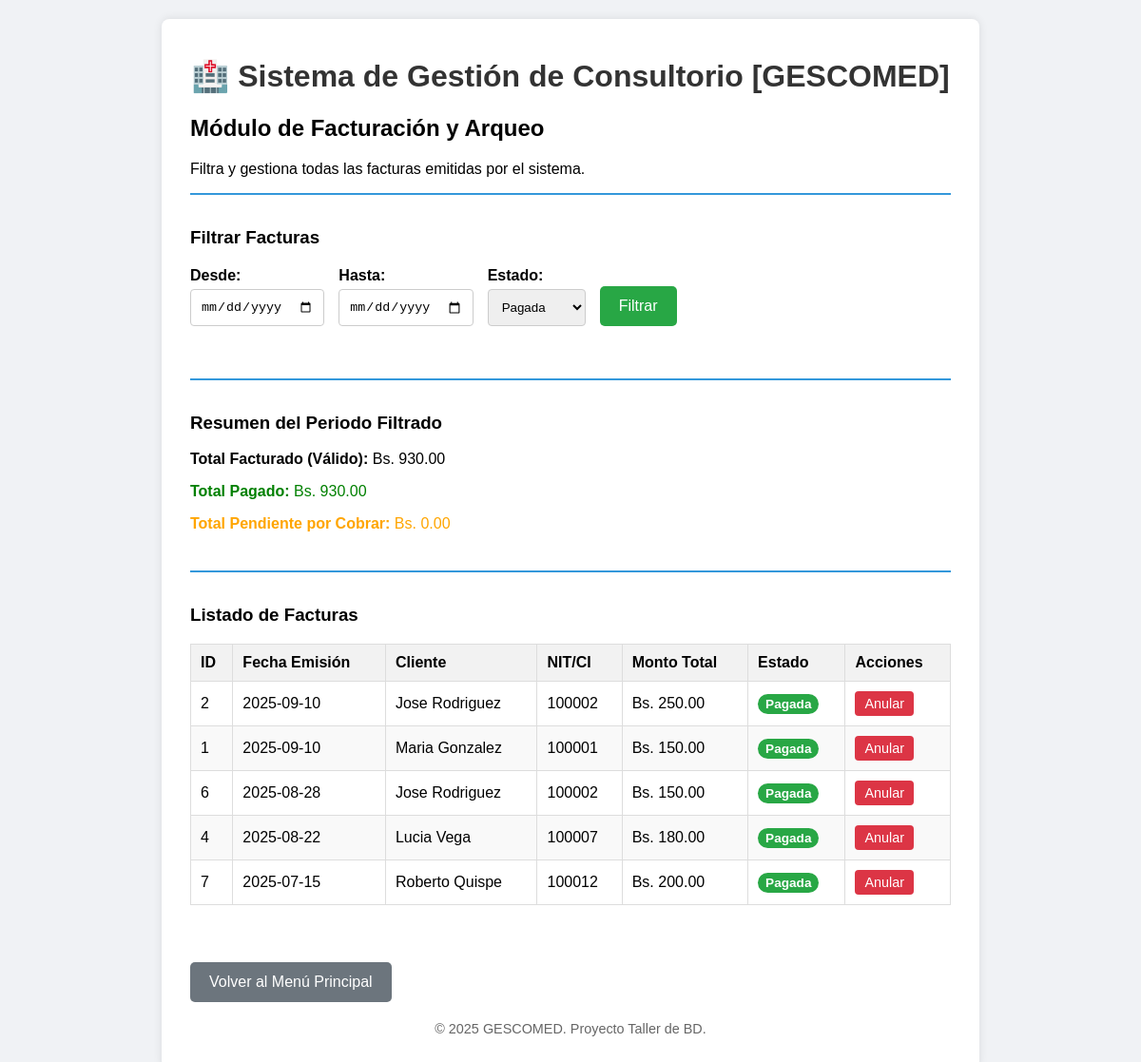
Page /app_php/facturacion.php?estado_filtro=pagada on the committed database.
### tables this page shows
CREATE TABLE `factura` (
  `id_factura` int(11) NOT NULL,
  `id_cita` int(11) NOT NULL,
  `nro_factura` int(11) DEFAULT NULL,
  `nit_cliente` varchar(20) NOT NULL,
  `razon_social_cliente` varchar(255) NOT NULL,
  `nro_autorizacion` varchar(50) DEFAULT NULL,
  `codigo_control` varchar(50) DEFAULT NULL,
  `monto_total` decimal(10,2) NOT NULL,
  `monto_base_iva` decimal(10,2) NOT NULL,
  `iva_13` decimal(10,2) NOT NULL,
  `it_3` decimal(10,2) NOT NULL,
  `estado_pago` enum('pendiente','pagada','anulada') DEFAULT 'pendiente',
  `fecha_emision` date NOT NULL,
  `fecha_pago` datetime DEFAULT NULL
);

### app_php/facturacion.php (the view, shortened to what this page needs)
<?php
require_once 'includes/db_connection.php';
try {
    $fecha_inicio = $_GET['fecha_inicio'] ?? '';
    $fecha_fin = $_GET['fecha_fin'] ?? '';
    $estado_filtro = $_GET['estado_filtro'] ?? 'todos';
    $sql_base = "SELECT f.*, CONCAT(p.nombre, ' ', p.apellido) AS paciente_nombre
                 FROM factura f
                 JOIN cita c ON f.id_cita = c.id_cita
                 JOIN paciente p ON c.id_paciente = p.id_paciente";
    $params = [];
    $where_clauses = [];
    if ($estado_filtro !== 'todos' && !empty($estado_filtro)) {
        $where_clauses[] = "f.estado_pago = ?";
        $params[] = $estado_filtro;
    }
    if (!empty($where_clauses)) {
        $sql_base .= " WHERE " . implode(' AND ', $where_clauses);
    }
    $sql_base .= " ORDER BY f.fecha_emision DESC, f.id_factura DESC";
    $stmt = $pdo->prepare($sql_base);
    $stmt->execute($params);
    $facturas = $stmt->fetchAll();
    $total_facturado = 0;
    $total_pagado = 0;
    $total_pendiente = 0;
    foreach ($facturas as $factura) {
        if ($factura['estado_pago'] !== 'anulada') {
            $total_facturado += $factura['monto_total'];
            if ($factura['estado_pago'] === 'pagada') {
                $total_pagado += $factura['monto_total'];
            } else {
                $total_pendiente += $factura['monto_total'];
            }
        }
    }
} catch (PDOException $e) {
    $error_message = "Error al cargar las facturas: " . $e->getMessage();
    $facturas = [];
}
?>
<?php include 'includes/header.php'; ?>
<h2>Módulo de Facturación y Arqueo</h2>
<p>Filtra y gestiona todas las facturas emitidas por el sistema.</p>
<div class="report-container">
    <h3>Filtrar Facturas</h3>
    <form method="GET" class="data-form">
        <div style="display: flex; gap: 15px; align-items: flex-end;">
            <div class="form-group"><label for="fecha_inicio">Desde:</label><input type="date" name="fecha_inicio" value="<?php echo htmlspecialchars($fecha_inicio); ?>"></div>
            <div class="form-group"><label for="fecha_fin">Hasta:</label><input type="date" name="fecha_fin" value="<?php echo htmlspecialchars($fecha_fin); ?>"></div>
            <div class="form-group">
                <label for="estado_filtro">Estado:</label>
                <select name="estado_filtro">
                    <option value="pagada" <?php if($estado_filtro == 'pagada') echo 'selected'; ?>>Pagada</option>
                </select>
            </div>
            <div class="form-group"><button type="submit" class="btn">Filtrar</button></div>
        </div>
    </form>
</div>
<div class="report-container">
    <h3>Resumen del Periodo Filtrado</h3>
    <p><strong>Total Facturado (Válido):</strong> Bs. <?php echo number_format($total_facturado, 2); ?></p>
    <p style="color: green;"><strong>Total Pagado:</strong> Bs. <?php echo number_format($total_pagado, 2); ?></p>
    <p style="color: orange;"><strong>Total Pendiente por Cobrar:</strong> Bs. <?php echo number_format($total_pendiente, 2); ?></p>
</div>
<div class="report-container">
    <h3>Listado de Facturas</h3>
    <table class="report-table">
        <thead>
            <tr>
                <th>ID</th>
                <th>Fecha Emisión</th>
                <th>Cliente</th>
                <th>NIT/CI</th>
                <th>Monto Total</th>
                <th>Estado</th>
                <th>Acciones</th>
            </tr>
        </thead>
        <tbody>
            <?php if (count($facturas) > 0): ?>
                <?php foreach ($facturas as $factura): ?>
                    <tr>
                        <td><?php echo htmlspecialchars($factura['id_factura']); ?></td>
                        <td><?php echo htmlspecialchars($factura['fecha_emision']); ?></td>
                        <td><?php echo htmlspecialchars($factura['razon_social_cliente']); ?></td>
                        <td><?php echo htmlspecialchars($factura['nit_cliente']); ?></td>
                        <td>Bs. <?php echo htmlspecialchars(number_format($factura['monto_total'], 2)); ?></td>
                        <td>
                            <span class="status-badge status-<?php echo htmlspecialchars($factura['estado_pago']); ?>">
                                <?php echo htmlspecialchars(ucfirst($factura['estado_pago'])); ?>
                            </span>
                        </td>
                        <td>
                            <?php if ($factura['estado_pago'] != 'anulada'): ?>
                                <form method="POST" style="display:inline;" onsubmit="return confirm('¿Estás seguro de que quieres anular esta factura? Esta acción no se puede deshacer.');">
                                    <button type="submit" class="btn-cancelar">Anular</button>
                                </form>
                            <?php endif; ?>
                        </td>
                    </tr>
                <?php endforeach; ?>
            <?php else: ?>
                <tr><td colspan="7" style="text-align:center;">No se encontraron facturas con los filtros seleccionados.</td></tr>
            <?php endif; ?>
        </tbody>
    </table>
</div>
<a href="index.php" class="btn-secondary" style="display:inline-block; margin-top: 20px;">Volver al Menú Principal</a>
<?php include 'includes/footer.php'; ?>

### app_php/css/style.css (style rules this page uses)
body { font-family: sans-serif; background-color: #f0f2f5; margin: 0; padding: 20px; }
.data-form { margin-top: 20px; }
.form-group { margin-bottom: 15px; }
.form-group label { display: block; margin-bottom: 5px; font-weight: bold; }
.form-group input[type="text"], .form-group input[type="date"], .form-group input[type="tel"], .form-group input[type="email"] { width: 100%; padding: 10px; border: 1px solid #ccc; border-radius: 4px; box-sizing: border-box; }
.btn, .btn-secondary { padding: 12px 20px; border: none; border-radius: 5px; cursor: pointer; text-decoration: none; font-size: 1em; display: inline-block; }
.btn { background-color: #28a745; color: white; }
.btn-secondary { background-color: #6c757d; color: white; }
.form-group input[type="text"], .form-group input[type="date"], .form-group input[type="time"], .form-group input[type="tel"], .form-group input[type="email"], .form-group select { width: 100%; padding: 10px; border: 1px solid #ccc; border-radius: 4px; box-sizing: border-box; }
.report-container { margin-bottom: 40px; border-top: 2px solid #3498db; padding-top: 15px; }
.report-table { width: 100%; border-collapse: collapse; margin-bottom: 20px; }
.report-table th, .report-table td { border: 1px solid #ddd; padding: 10px; text-align: left; }
.report-table thead { background-color: #f2f2f2; font-weight: bold; }
.report-table tbody tr:nth-child(even) { background-color: #f9f9f9; }
.btn-confirmar, .btn-cancelar { padding: 5px 10px; border: none; border-radius: 4px; color: white; cursor: pointer; font-size: 0.9em; }
.btn-cancelar { background-color: #dc3545; }
.status-badge { padding: 3px 8px; border-radius: 12px; font-size: 0.85em; font-weight: bold; color: white; }
.status-pagada { background-color: #28a745; }

### rows in the picture
factura: id_factura "2", fecha_emision "2025-09-10", razon_social_cliente "Jose Rodriguez", nit_cliente "100002", monto_total "250.00", estado_pago "Pagada"
factura: id_factura "1", fecha_emision "2025-09-10", razon_social_cliente "Maria Gonzalez", nit_cliente "100001", monto_total "150.00", estado_pago "Pagada"
factura: id_factura "6", fecha_emision "2025-08-28", razon_social_cliente "Jose Rodriguez", nit_cliente "100002", monto_total "150.00", estado_pago "Pagada"
factura: id_factura "4", fecha_emision "2025-08-22", razon_social_cliente "Lucia Vega", nit_cliente "100007", monto_total "180.00", estado_pago "Pagada"
factura: id_factura "7", fecha_emision "2025-07-15", razon_social_cliente "Roberto Quispe", nit_cliente "100012", monto_total "200.00", estado_pago "Pagada"

### other values in the picture
$total_facturado "930.00"
$total_pagado "930.00"
$total_pendiente "0.00"
